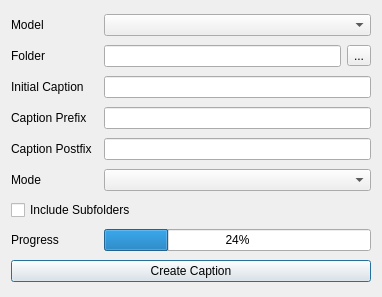
<?xml version="1.0" encoding="UTF-8"?>
<ui version="4.0">
 <class>Dialog</class>
 <widget class="QDialog" name="Dialog">
  <property name="windowModality">
   <enum>Qt::WindowModality::WindowModal</enum>
  </property>
  <property name="geometry">
   <rect>
    <x>0</x>
    <y>0</y>
    <width>382</width>
    <height>297</height>
   </rect>
  </property>
  <property name="sizePolicy">
   <sizepolicy hsizetype="Fixed" vsizetype="Fixed">
    <horstretch>0</horstretch>
    <verstretch>0</verstretch>
   </sizepolicy>
  </property>
  <property name="windowTitle">
   <string>Generate Captions</string>
  </property>
  <property name="sizeGripEnabled">
   <bool>false</bool>
  </property>
  <property name="modal">
   <bool>true</bool>
  </property>
  <layout class="QGridLayout" name="gridLayout">
   <item row="0" column="2" colspan="2">
    <widget class="QComboBox" name="modelCmb"/>
   </item>
   <item row="5" column="0">
    <widget class="QLabel" name="label_6">
     <property name="text">
      <string>Caption Postfix</string>
     </property>
     <property name="buddy">
      <cstring>captionPostfixLed</cstring>
     </property>
    </widget>
   </item>
   <item row="1" column="0">
    <widget class="QLabel" name="label_2">
     <property name="text">
      <string>Folder</string>
     </property>
     <property name="buddy">
      <cstring>folderLed</cstring>
     </property>
    </widget>
   </item>
   <item row="2" column="2" colspan="2">
    <widget class="QLineEdit" name="initialCaptionLed"/>
   </item>
   <item row="8" column="0">
    <widget class="QLabel" name="label_9">
     <property name="text">
      <string>Progress</string>
     </property>
    </widget>
   </item>
   <item row="0" column="0">
    <widget class="QLabel" name="label">
     <property name="text">
      <string>Model</string>
     </property>
     <property name="buddy">
      <cstring>modelCmb</cstring>
     </property>
    </widget>
   </item>
   <item row="1" column="2">
    <widget class="QLineEdit" name="folderLed"/>
   </item>
   <item row="9" column="0" colspan="4">
    <widget class="QPushButton" name="createMaskBtn">
     <property name="text">
      <string>Create Caption</string>
     </property>
    </widget>
   </item>
   <item row="4" column="0">
    <widget class="QLabel" name="label_5">
     <property name="text">
      <string>Caption Prefix</string>
     </property>
     <property name="buddy">
      <cstring>captionPrefixLed</cstring>
     </property>
    </widget>
   </item>
   <item row="7" column="0" colspan="4">
    <widget class="QCheckBox" name="includeSubfolderCbx">
     <property name="text">
      <string>Include Subfolders</string>
     </property>
    </widget>
   </item>
   <item row="2" column="0">
    <widget class="QLabel" name="label_3">
     <property name="text">
      <string>Initial Caption</string>
     </property>
     <property name="buddy">
      <cstring>initialCaptionLed</cstring>
     </property>
    </widget>
   </item>
   <item row="8" column="2" colspan="2">
    <widget class="QProgressBar" name="progressBar">
     <property name="value">
      <number>24</number>
     </property>
    </widget>
   </item>
   <item row="1" column="3">
    <widget class="QToolButton" name="folderBtn">
     <property name="text">
      <string>...</string>
     </property>
    </widget>
   </item>
   <item row="6" column="0">
    <widget class="QLabel" name="label_4">
     <property name="text">
      <string>Mode</string>
     </property>
    </widget>
   </item>
   <item row="6" column="2" colspan="2">
    <widget class="QComboBox" name="modeCmb"/>
   </item>
   <item row="4" column="2" colspan="2">
    <widget class="QLineEdit" name="captionPrefixLed"/>
   </item>
   <item row="5" column="2" colspan="2">
    <widget class="QLineEdit" name="captionPostfixLed"/>
   </item>
  </layout>
 </widget>
 <tabstops>
  <tabstop>modelCmb</tabstop>
  <tabstop>folderLed</tabstop>
  <tabstop>folderBtn</tabstop>
  <tabstop>initialCaptionLed</tabstop>
  <tabstop>captionPrefixLed</tabstop>
  <tabstop>captionPostfixLed</tabstop>
  <tabstop>modeCmb</tabstop>
  <tabstop>includeSubfolderCbx</tabstop>
  <tabstop>createMaskBtn</tabstop>
 </tabstops>
 <resources/>
 <connections/>
</ui>
